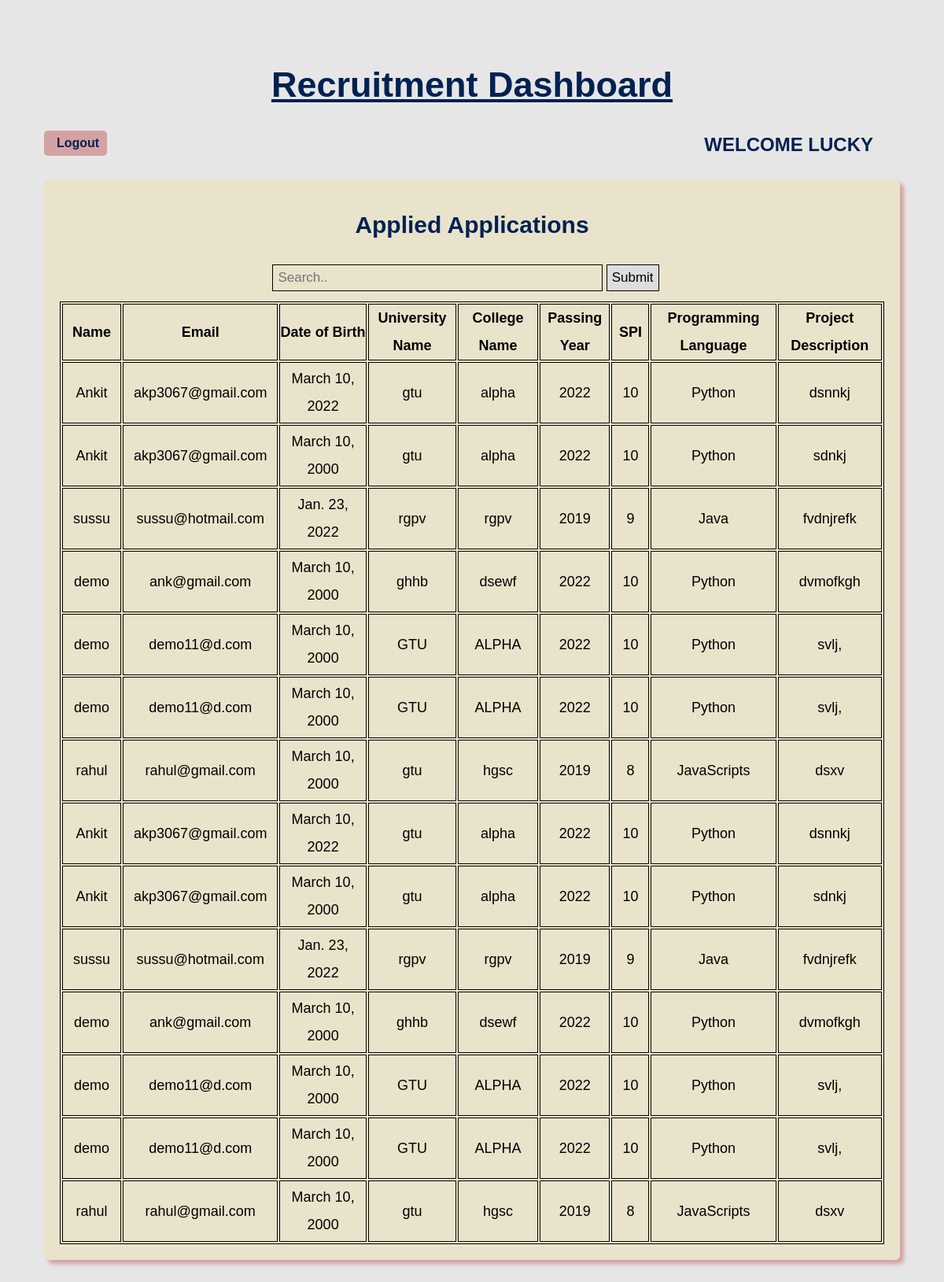
The page /dash/ (signed in) on the database its author committed.
### app1/models.py (models this page shows)
class signUp(models.Model):
    name = models.CharField(max_length=30, default='')
    email = models.EmailField(default='')
    address = models.CharField(max_length=100, default='')
    number = models.PositiveIntegerField(default='')
    password = models.CharField(default='', max_length=15)
    isStu = models.BooleanField(default=True)
    gender=models.CharField(default='', max_length=15)
    age=models.IntegerField(default=0)
    location=models.CharField(default='', max_length=115)
    def __str__(self):
        return self.name

class studentData(models.Model):
    name = models.CharField(max_length=30, default='')
    email = models.EmailField(default='')
    city = models.CharField(default='', max_length=30)
    dob = models.DateField()
    uname = models.CharField(max_length=30)
    cname = models.CharField(max_length=30)
    pyear = models.PositiveIntegerField(default='')
    spi = models.PositiveIntegerField(default='')
    pl = models.CharField(max_length=30)
    description = models.CharField(default='', max_length=30)
    def __str__(self):
        return self.name

### app1/views.py (the view, shortened to what this page needs)
# urls.py: path('dash/', views.dashboard, name='DASHBOARD'),
def dashboard(request):
    if 'email' in request.session:
        name = signUp.objects.get(email = request.session['email'])
        student = name.isStu
        print(f"{name} is {student}")
        print(type(student))
        details = studentData.objects.all()
        print("Inside search module")
        s = request.GET.get('search')
        print(s)
        if s:
            q = studentData.objects.filter(Q(name__icontains = s) | Q(email__icontains = s) | Q(city__icontains = s) | Q(dob__icontains = s) | Q(uname__icontains = s) | Q(cname__icontains = s) | Q(pyear__icontains = s) | Q(spi__icontains = s) | Q(pl__icontains = s) | Q(description__icontains = s))
        else:
            q = details
        print(q)
        return render(request,'dashboard.html', {'name': name, 'student': student, 'details': details, 's':q})
    return redirect('app1:LOGIN1')

### app1/templates/dashboard.html (shortened to what this page needs)
<!DOCTYPE html>
<html lang="en">
<head>
</head>
<body>
    <div class="container">
        <div class="dash">
            {% if student == True %}
            <h4>Student Dashboard</h4>
            {% else %}
            <h4>Recruitment Dashboard</h4>
            {% endif %}
        </div>
        <div class="top">
            <div class="logout">
                <a href="{% url 'app1:LOGOUT' %} " class="logout">
                    Logout
                </a>
            </div>
            <div class="name">
                Welcome {{name}}
            </div>
        </div>
        {% if student == True %}
        <div class="data">
            <h2>Application Form</h2>
            <form method="POST">
                {% csrf_token %}
                <div class="row">
                    <input class="type-1" type="text" name="name" placeholder="Name">
                    <input class="type-1" type="text" name="email" placeholder="Email">
                    <input class="type-1" type="text" name="city" placeholder="City">
                </div>
                <div class="row">
                    <input class="type-1" type="date" name="dob" placeholder="Date of birth">
                    <input class="type-1" type="text" name="uname" placeholder="University Name">
                    <input class="type-1" type="text" name="cname" placeholder="College Name">
                </div>
                <div class="row">
                    <input class="type-1" type="number" name="pyear" placeholder="Pass out Year">
                    <input class="type-1" type="number" name="spi" placeholder="Total SPI">
                    <select class="type-1" name="pl" required="required">
                        <option value="" disabled selected hidden>Select Programming Language</option>
                        <option value="Python">Python</option>
                        <option value="Java">Java</option>
                        <option value="JavaScripts">JavaScripts</option>
                        <option value="Kotlin">Kotlin</option>
                        <option value="PHP">PHP</option>
                        <option value="Ruby">Ruby</option>
                    </select>
                </div>
                <textarea name="description" cols="30" rows="10"
                    placeholder="Write Project Description here"></textarea>
                <input class="type-2" type="submit" name="submit" value="Submit">
            </form>
        </div>
        {% else %}
        <div class="data">
            <div class="column">
                <h2>Applied Applications</h2>
                <div class="search-container">
                    <form method="GET">
                        <input class="search" type="text" placeholder="Search.." name="search">
                        <button type="submit">Submit</button>
                    </form>
                </div>
                <table>
                    <tr>
                        <th>Name</th>
                        <th>Email</th>
                        <th>Date of Birth</th>
                        <th>University Name</th>
                        <th>College Name</th>
                        <th>Passing Year</th>
                        <th>SPI</th>
                        <th>Programming Language</th>
                        <th>Project Description</th>
                    </tr>
                    {% for i in s %}
                    <tr>
                        <td>
                            {{i.name}}
                        </td>
                        <td>
                            {{i.email}}
                        </td>
                        <td>
                            {{i.dob}}
                        </td>
                        <td>
                            {{i.uname}}
                        </td>
                        <td>
                            {{i.cname}}
                        </td>
                        <td>
                            {{i.pyear}}
                        </td>
                        <td>
                            {{i.spi}}
                        </td>
                        <td>
                            {{i.pl}}
                        </td>
                        <td>
                            {{i.description}}
                        </td>
                    </tr>
                    {% endfor %}
                    {% for i in details %}
                    <tr>
                        <td>
                            {{i.name}}
                        </td>
                        <td>
                            {{i.email}}
                        </td>
                        <td>
                            {{i.dob}}
                        </td>
                        <td>
                            {{i.uname}}
                        </td>
                        <td>
                            {{i.cname}}
                        </td>
                        <td>
                            {{i.pyear}}
                        </td>
                        <td>
                            {{i.spi}}
                        </td>
                        <td>
                            {{i.pl}}
                        </td>
                        <td>
                            {{i.description}}
                        </td>
                    </tr>
                    {% endfor %}
                </table>
            </div>
        </div>
        {% endif %}
    </div>
</body>
</html>

### app1/templates/dashboard.html (style rules this page uses)
* { margin: 0; padding: 0; box-sizing: border-box; }
body { font-family: 'Gill Sans', 'Gill Sans MT', Calibri, 'Trebuchet MS', sans-serif; margin: 0 auto; padding: 0; color: #000; font-size: 18px; line-height: 35px; background-color: #e6e6e6; }
.container { margin: 30px; padding: 26px; }
.dash { text-align: center; margin: 13px; padding: 21px }
.dash h4 { font-size: 45px; color: #002153; text-decoration: underline; font-weight: 900; }
.top { display: flex; flex-direction: row; text-decoration: uppercase; margin: 20px 0; }
.logout a { display: block; width: 80px; height: 18px; background: #D4A2A2; padding: 14px; text-align: center; border-radius: 5px; color: #002153; font-weight: 900; font-size: 16px; line-height: 0px; text-decoration: none; border: 2px solid transparent; transition: all 0.5s ease; }
.top .name { color: #002153; font-family: sans-serif; font-weight: 650; font-size: 24px; position: absolute; right: 30px; margin: 0 50px; padding: 0 10px; text-transform: uppercase; }
h2 { color: #002153; font-size: 30px; margin: 10px 0; margin-top: 20px; margin-bottom: 20px; }
.data { border-radius: 6px; background-color: #e9e3cb; padding: 10px; text-align: center; box-shadow: 5px 5px 5px #D4A2A2; margin: 30px 0; }
.column { width: 100%; padding: 10px; height: auto; }
table { width: 100%; }
table, th, td { border: 0.5px solid black; }
td { transition: all 0.5s ease; padding: 3px 13px; cursor: pointer; }
.search { padding: 6px; margin: 13px 0; font-size: 17px; border: none; width: 40%; background-color: transparent; border: 1px solid #000; }
.search-container button { border: 1px solid #000; padding: 6px; margin-top: 8px; margin-right: 16px; background: #ddd; font-size: 17px; cursor: pointer; }

### rows shown on the page
signUp: name "LUCKY"
studentData: name "Ankit", email "akp3067@gmail.com", dob "March 10, 2022", uname "gtu", cname "alpha", pyear "2022", spi "10", pl "Python", description "dsnnkj"
studentData: name "Ankit", email "akp3067@gmail.com", dob "March 10, 2000", uname "gtu", cname "alpha", pyear "2022", spi "10", pl "Python", description "sdnkj"
studentData: name "sussu", email "sussu@hotmail.com", dob "Jan. 23, 2022", uname "rgpv", cname "rgpv", pyear "2019", spi "9", pl "Java", description "fvdnjrefk"
studentData: name "demo", email "ank@gmail.com", dob "March 10, 2000", uname "ghhb", cname "dsewf", pyear "2022", spi "10", pl "Python", description "dvmofkgh"
studentData: name "demo", email "demo11@d.com", dob "March 10, 2000", uname "GTU", cname "ALPHA", pyear "2022", spi "10", pl "Python", description "svlj,"
studentData: name "demo", email "demo11@d.com", dob "March 10, 2000", uname "GTU", cname "ALPHA", pyear "2022", spi "10", pl "Python", description "svlj,"
studentData: name "rahul", email "rahul@gmail.com", dob "March 10, 2000", uname "gtu", cname "hgsc", pyear "2019", spi "8", pl "JavaScripts", description "dsxv"
